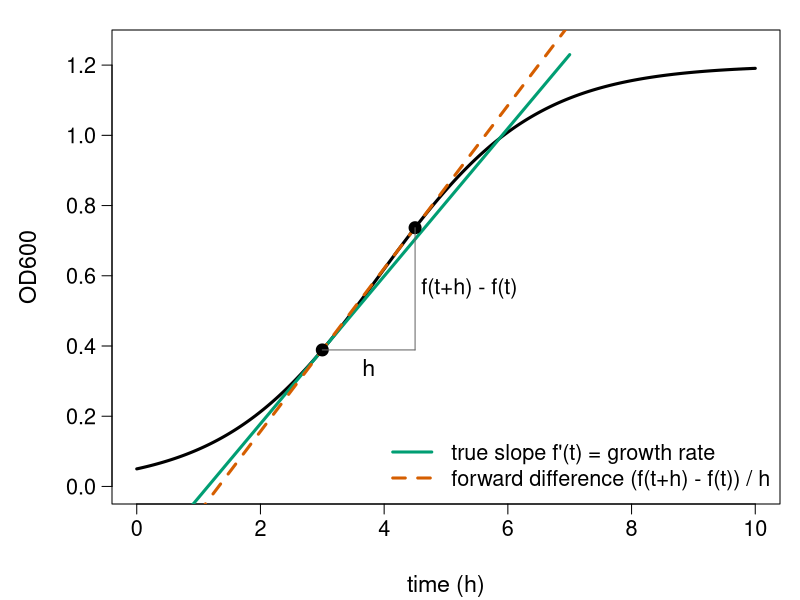
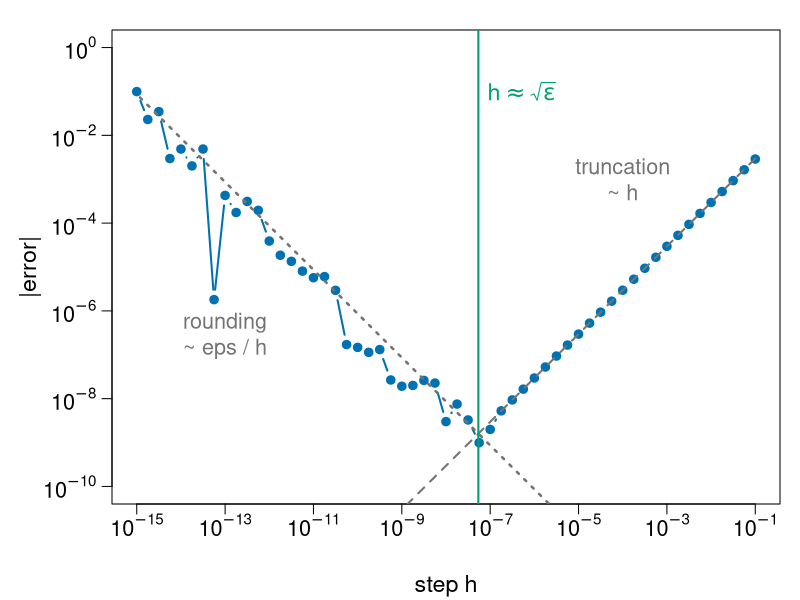
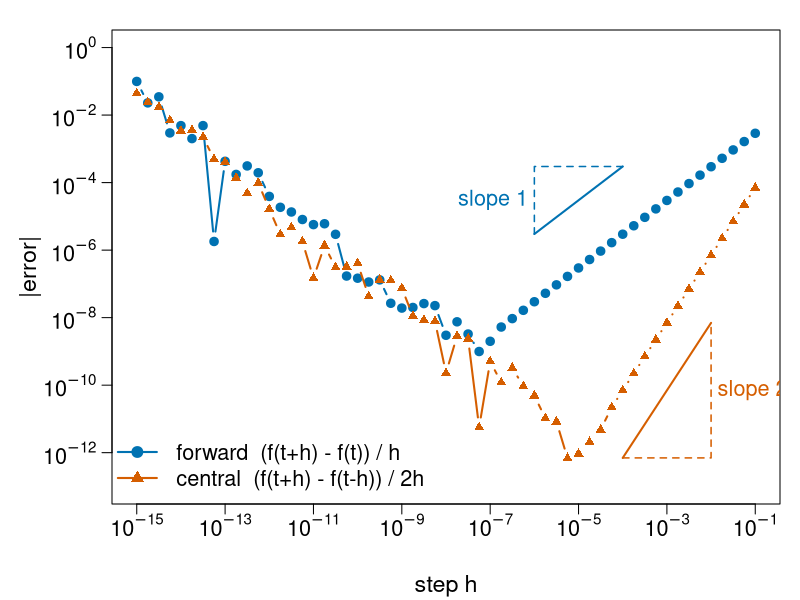
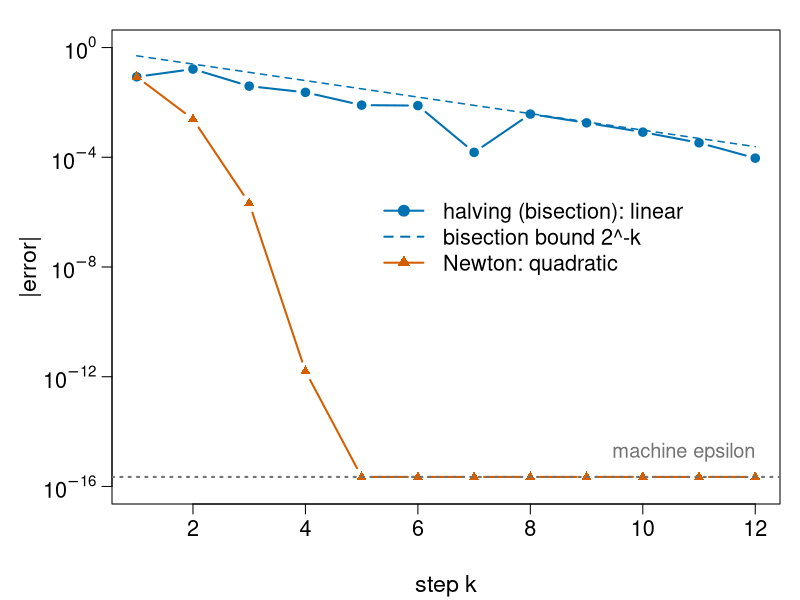
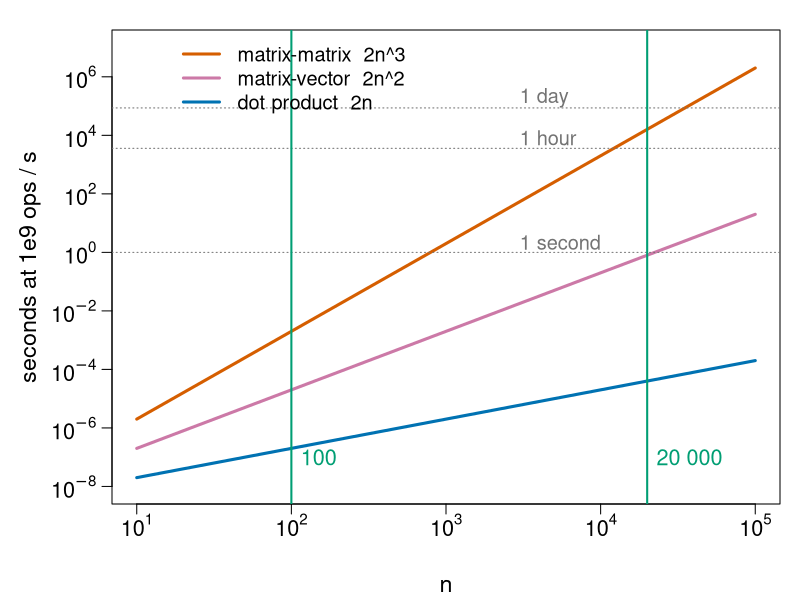
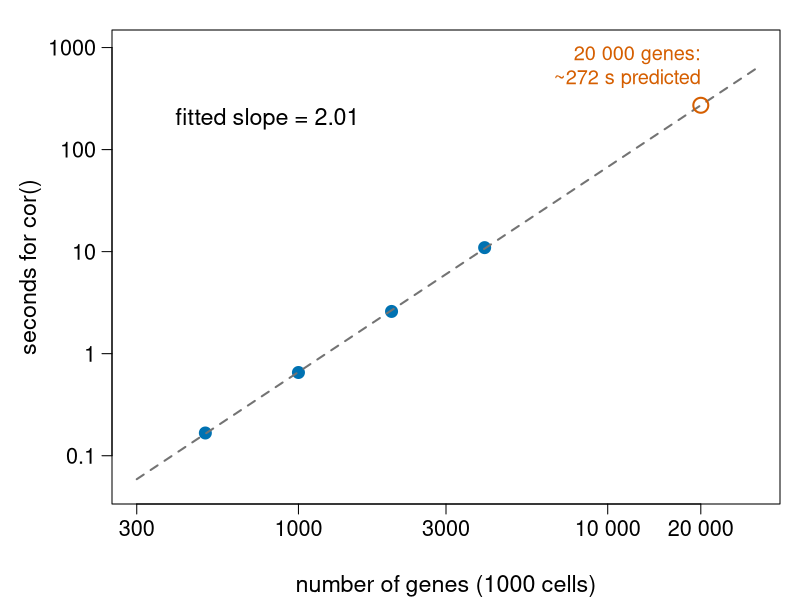
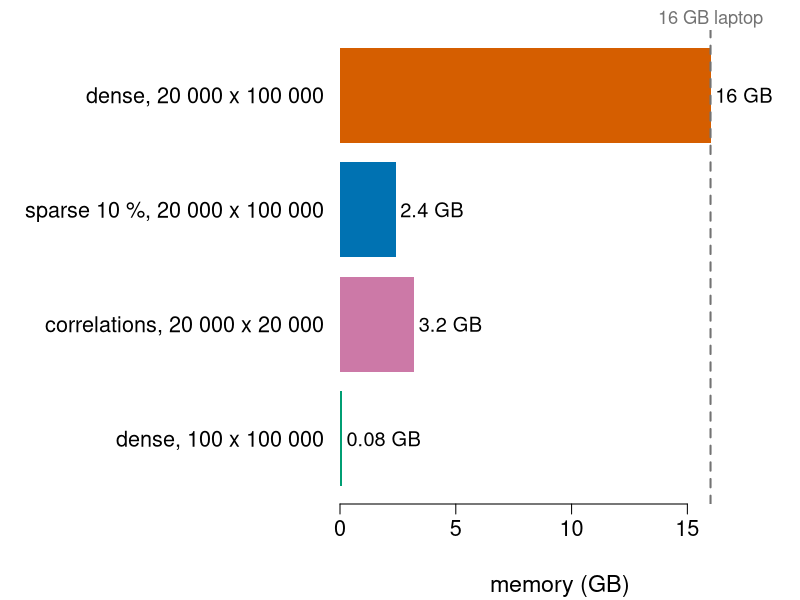

Write the R code that produced these figures, in order.
# Figures for the convergence-cost/ unit ("Convergence and cost").
#
# Re-run by hand from this folder (it is NOT run by `quarto render`):
#   cd convergence-cost && Rscript make-convergence-cost-figs.R
#
# Base R graphics only; writes SVG files fig01-...svg to fig07-...svg.
# Everything is computed here except fig06, whose timings were measured once
# with the code on the "A doubling experiment" slide (R 4.6, a Linux server).
# Set MEASURE <- TRUE to re-measure on your own machine (takes ~20 s); your
# numbers will differ, the slope should not.

MEASURE <- FALSE

## ---- the running example (same code as on the slides) ----------------------

K <- 1.2; N0 <- 0.05; r <- 0.8          # carrying capacity, start OD, rate per hour
od <- function(t) K / (1 + (K / N0 - 1) * exp(-r * t))
t0 <- 3
exact <- r * od(t0) * (1 - od(t0) / K)  # logistic: N' = r N (1 - N/K)
f2 <- r * exact * (1 - 2 * od(t0) / K)  # second derivative at t0
eps <- .Machine$double.eps

h   <- 10^-seq(1, 15, by = 0.25)
fwd <- abs((od(t0 + h) - od(t0)) / h - exact)
cen <- abs((od(t0 + h) - od(t0 - h)) / (2 * h) - exact)

## ---- plotting helpers ---------------------------------------------------------

col_fwd <- "#0072B2"   # blue
col_cen <- "#D55E00"   # vermillion
col_ref <- "grey45"
col_grn <- "#009E73"   # bluish green
col_pur <- "#CC79A7"   # reddish purple

fig <- function(file, w = 9, h = 5.2, expr) {
  svg(file, width = w, height = h)
  par(mar = c(4.8, 5.6, 1.5, 1), las = 1, mgp = c(3.6, 0.8, 0),
      cex.lab = 1.4, cex.axis = 1.3)
  expr
  dev.off()
}

# log10 axis with labels 10^k
logaxis <- function(side, at) {
  axis(side, at = 10^at, labels = parse(text = paste0("10^", at)))
}

## ---- fig01: OD curve, tangent and secant ---------------------------------------

fig("fig01-od-curve.svg", expr = {
  tt <- seq(0, 10, length.out = 400)
  plot(tt, od(tt), type = "l", lwd = 3, xlab = "time (h)", ylab = "OD600",
       ylim = c(0, 1.25))
  hh <- 1.5
  slope_sec <- (od(t0 + hh) - od(t0)) / hh
  ts <- c(0.5, 7)
  lines(ts, od(t0) + exact * (ts - t0), col = col_grn, lwd = 3)
  lines(ts, od(t0) + slope_sec * (ts - t0), col = col_cen, lwd = 3, lty = 2)
  points(c(t0, t0 + hh), od(c(t0, t0 + hh)), pch = 19, cex = 1.6)
  segments(t0, od(t0), t0 + hh, od(t0), col = "grey40")
  segments(t0 + hh, od(t0), t0 + hh, od(t0 + hh), col = "grey40")
  text(t0 + hh / 2, od(t0) - 0.05, "h", cex = 1.4)
  text(t0 + hh + 0.1, (od(t0) + od(t0 + hh)) / 2, "f(t+h) - f(t)", adj = 0, cex = 1.3)
  legend("bottomright", c("true slope f'(t) = growth rate",
                          "forward difference (f(t+h) - f(t)) / h"),
         col = c(col_grn, col_cen), lwd = 3, lty = c(1, 2), bty = "n", cex = 1.3)
})

## ---- fig02: the V-shaped error of the forward difference --------------------

fig("fig02-error-v.svg", expr = {
  plot(h, fwd, log = "xy", type = "b", pch = 19, col = col_fwd, lwd = 2,
       xaxt = "n", yaxt = "n", ylim = c(1e-10, 1),
       xlab = "step h", ylab = "|error|")
  logaxis(1, seq(-15, -1, 2)); logaxis(2, seq(-10, 0, 2))
  lines(h, abs(f2) / 2 * h, lty = 2, lwd = 2, col = col_ref)
  lines(h, eps * od(t0) / h, lty = 3, lwd = 2.5, col = col_ref)
  hopt <- sqrt(2 * eps * od(t0) / abs(f2))
  abline(v = hopt, col = col_grn, lwd = 2)
  text(1e-4, 1e-3, "truncation\n~ h", cex = 1.3, col = col_ref)
  text(1e-13, 3e-7, "rounding\n~ eps / h", cex = 1.3, col = col_ref)
  text(hopt * 1.6, 1e-1, expression(h %~~% sqrt(epsilon)), adj = 0, cex = 1.4, col = col_grn)
})

## ---- fig03: forward vs central difference, slopes 1 and 2 -------------------

fig("fig03-orders.svg", expr = {
  plot(h, fwd, log = "xy", type = "b", pch = 19, col = col_fwd, lwd = 2,
       xaxt = "n", yaxt = "n", ylim = c(1e-13, 1),
       xlab = "step h", ylab = "|error|")
  logaxis(1, seq(-15, -1, 2)); logaxis(2, seq(-12, 0, 2))
  lines(h, cen, type = "b", pch = 17, col = col_cen, lwd = 2)
  # slope triangles in the truncation region, drawn beside each curve
  tri <- function(x1, x2, y1, p, col, upper) {
    y2 <- y1 * (x2 / x1)^p
    lines(c(x1, x2), c(y1, y2), col = col, lwd = 2)
    if (upper) {
      lines(c(x1, x1, x2), c(y1, y2, y2), col = col, lwd = 1.5, lty = 2)
      text(x1 / 1.4, sqrt(y1 * y2), paste("slope", p), adj = 1, col = col, cex = 1.3)
    } else {
      lines(c(x1, x2, x2), c(y1, y1, y2), col = col, lwd = 1.5, lty = 2)
      text(x2 * 1.4, sqrt(y1 * y2), paste("slope", p), adj = 0, col = col, cex = 1.3)
    }
  }
  tri(1e-6, 1e-4, 3e-6, 1, col_fwd, upper = TRUE)
  tri(1e-4, 1e-2, 7e-13, 2, col_cen, upper = FALSE)
  legend("bottomleft", c("forward  (f(t+h) - f(t)) / h",
                         "central  (f(t+h) - f(t-h)) / 2h"),
         col = c(col_fwd, col_cen), pch = c(19, 17), lwd = 2, bty = "n", cex = 1.3)
})

## ---- fig04: linear vs quadratic convergence (sqrt 2) --------------------------

fig("fig04-iterations.svg", expr = {
  nstep <- 12
  lo <- 1; hi <- 2; x <- 1
  e_bis <- e_new <- numeric(nstep)
  for (k in 1:nstep) {
    mid <- (lo + hi) / 2
    if (mid^2 > 2) hi <- mid else lo <- mid
    e_bis[k] <- abs(mid - sqrt(2))
    x <- (x + 2 / x) / 2
    e_new[k] <- abs(x - sqrt(2))
  }
  e_new[e_new == 0] <- NA
  plot(1:nstep, e_bis, log = "y", type = "b", pch = 19, col = col_fwd, lwd = 2,
       ylim = c(1e-16, 1), yaxt = "n", xlab = "step k", ylab = "|error|")
  logaxis(2, seq(-16, 0, 4))
  lines(1:nstep, 2^-(1:nstep), lty = 2, col = col_fwd, lwd = 1.5)
  lines(1:nstep, e_new, type = "b", pch = 17, col = col_cen, lwd = 2)
  abline(h = eps, col = col_ref, lty = 3, lwd = 2)
  text(12, eps * 8, "machine epsilon", adj = 1, col = col_ref, cex = 1.2)
  legend(5.3, 1e-5, c("halving (bisection): linear",
                         "bisection bound 2^-k",
                         "Newton: quadratic"),
         col = c(col_fwd, col_fwd, col_cen), pch = c(19, NA, 17),
         lty = c(1, 2, 1), lwd = 2, bty = "n", cex = 1.3)
})

## ---- fig05: operation counts vs n ----------------------------------------------

fig("fig05-op-counts.svg", expr = {
  n <- 10^seq(1, 5, by = 0.05)
  flops <- 1e9                                # assumed: 1e9 operations per second
  plot(n, 2 * n^3 / flops, log = "xy", type = "l", lwd = 3, col = col_cen,
       ylim = c(1e-8, 1e7), xaxt = "n", yaxt = "n",
       xlab = "n", ylab = "seconds at 1e9 ops / s")
  logaxis(1, 1:5); logaxis(2, seq(-8, 6, 2))
  lines(n, 2 * n^2 / flops, lwd = 3, col = col_pur)
  lines(n, 2 * n / flops, lwd = 3, col = col_fwd)
  abline(h = c(1, 3600, 86400), col = col_ref, lty = 3)
  text(3000, c(1, 3600, 86400) * 2.2, c("1 second", "1 hour", "1 day"),
       adj = 0, col = col_ref, cex = 1.2)
  abline(v = c(100, 20000), col = col_grn, lwd = 2)
  text(c(100, 20000) * 1.15, 1e-7, c("100", "20 000"), adj = 0, col = col_grn, cex = 1.3)
  legend("topleft", inset = c(0.08, 0), c("matrix-matrix  2n^3", "matrix-vector  2n^2", "dot product  2n"),
         col = c(col_cen, col_pur, col_fwd), lwd = 3, bty = "n", cex = 1.2)
})

## ---- fig06: timing of cor() vs number of genes ----------------------------------

genes <- c(500, 1000, 2000, 4000)
if (MEASURE) {
  set.seed(1)
  cells <- 1000
  secs  <- numeric(length(genes))
  for (i in seq_along(genes)) {
    X <- matrix(rpois(cells * genes[i], 2), nrow = cells)   # cells x genes
    secs[i] <- system.time(cor(X))["elapsed"]
  }
  print(secs)
} else {
  secs <- c(0.167, 0.654, 2.594, 10.946)   # measured, see header
}
fit <- lm(log10(secs) ~ log10(genes))

fig("fig06-cor-timing.svg", expr = {
  gx <- c(300, 30000)
  plot(genes, secs, log = "xy", pch = 19, cex = 1.6, col = col_fwd,
       xlim = gx, ylim = c(0.05, 1000), xaxt = "n", yaxt = "n",
       xlab = "number of genes (1000 cells)", ylab = "seconds for cor()")
  axis(1, at = c(300, 1000, 3000, 10000, 20000),
       labels = c("300", "1000", "3000", "10 000", "20 000"))
  axis(2, at = c(0.1, 1, 10, 100, 1000), labels = c("0.1", "1", "10", "100", "1000"))
  gg <- 10^seq(log10(gx[1]), log10(gx[2]), length.out = 50)
  lines(gg, 10^predict(fit, data.frame(genes = gg)), lty = 2, lwd = 2, col = col_ref)
  pred <- 10^predict(fit, data.frame(genes = 20000))
  points(20000, pred, pch = 1, cex = 2, lwd = 2, col = col_cen)
  text(20000, pred * 2.5, sprintf("20 000 genes:\n~%.0f s predicted", pred),
       col = col_cen, cex = 1.2, adj = 1)
  text(400, 200, sprintf("fitted slope = %.2f", coef(fit)[2]), adj = 0, cex = 1.4)
})

## ---- fig07: memory -----------------------------------------------------------

fig("fig07-memory.svg", w = 9, h = 5, expr = {
  par(mar = c(4.8, 17, 1.5, 1))
  gb <- c("dense, 100 x 100 000" = 100 * 1e5 * 8 / 1e9,
          "correlations, 20 000 x 20 000" = 20000^2 * 8 / 1e9,
          "sparse 10 %, 20 000 x 100 000" = 20000 * 1e5 * 0.1 * 12 / 1e9,
          "dense, 20 000 x 100 000" = 20000 * 1e5 * 8 / 1e9)
  b <- barplot(gb, horiz = TRUE, names.arg = "", xlim = c(0, 19),
               col = c(col_grn, col_pur, col_fwd, col_cen), border = NA,
               xlab = "memory (GB)")
  axis(2, at = b, labels = names(gb), tick = FALSE, cex.axis = 1.3)
  text(gb + 0.2, b, sprintf("%.2g GB", gb), adj = 0, cex = 1.2)
  abline(v = 16, lty = 2, lwd = 2, col = col_ref)
  mtext("16 GB laptop", side = 3, at = 16, line = 0.1, col = col_ref, cex = 1.1)
})

## ---- numbers used in the text --------------------------------------------------

cat("od(t0) =", od(t0), " exact slope =", exact, " f'' =", f2, "\n")
cat("best h (forward) =", h[which.min(fwd)], " error", min(fwd), "\n")
cat("hopt formula =", sqrt(2 * eps * od(t0) / abs(f2)), "\n")
cat("best h (central) =", h[which.min(cen)], " error", min(cen), "\n")
cat("cor() slope =", coef(fit)[2], " pred 20000 genes =",
    10^predict(fit, data.frame(genes = 20000)), "s\n")
